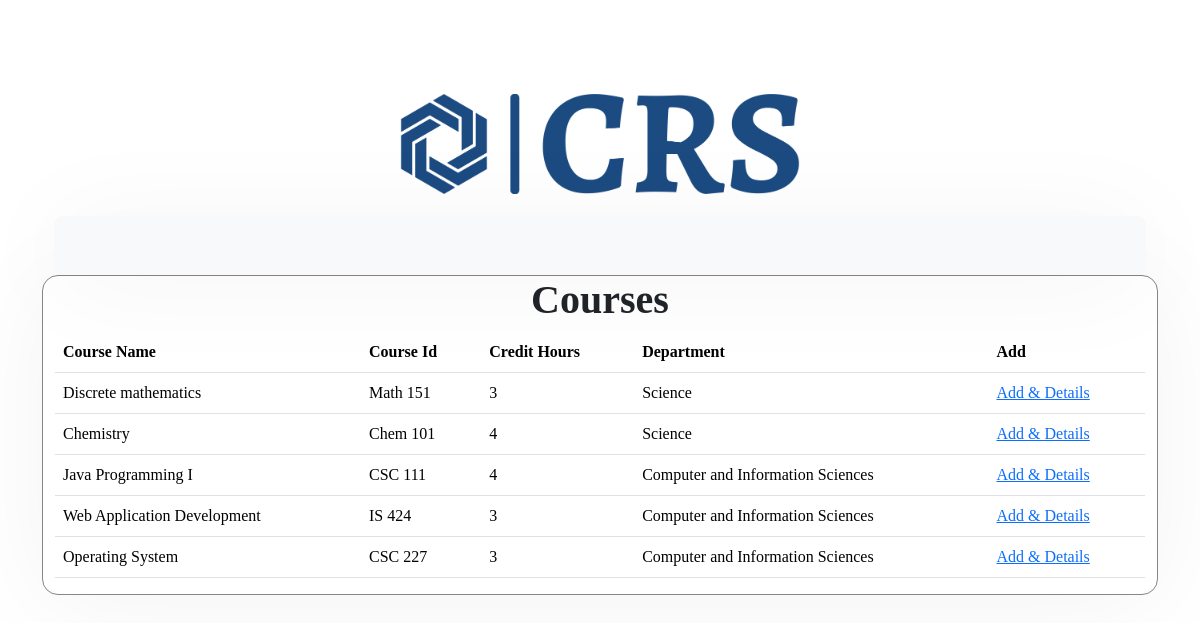
Screenshot of /reg/ (signed in) with the database file from the repository.
### reg/models.py (models this page shows, shortened)
class Course(models.Model):
    name =  models.CharField(max_length=70)
    instructor=models.CharField(max_length=70)
    courseid = models.CharField(max_length=30)
    hours = models.IntegerField()
    hostcollege = models.ForeignKey(College, on_delete=models.CASCADE, related_name="courses")
    dicription=models.CharField(max_length=300)

class College(models.Model):
    collegeid = models.IntegerField()
    name = models.CharField(max_length=70)

### reg/views.py (the view)
# urls.py: path('',views.index, name='index'),
def index(request):
    if not request.user.is_authenticated:
         return HttpResponseRedirect("/reg/login")
    sid=request.user.username
    u=User.objects.get(username=sid)
    student = Student.objects.get(user=u)
    message='Here is a list of courses to Register in'
    unreg = Course.objects.exclude(students=student).all()
    return render(request,'reg/index.html',{"courses":unreg ,'message':message })#,'student':student

### reg/templates/reg/index.html
{% extends "reg/layoutnav.html" %}
{% block x %}
<h1 class="centerElement">Courses</h1>
<table class="table table-hover">
    <thead>
        <th scope="col">Course Name</th>
        <th scope="col">Course Id</th>
        <th scope="col">Credit Hours</th>
        <th scope="col">Department</th>
        <th scope="col">Add</th>
    </thead>
    <tbody>
        {% for course in courses %}
        <tr>
            <td>{{course.name}}</td>
            <td>{{course.courseid}}</td>
            <td>{{course.hours}}</td>
            <td>{{course.hostcollege.name}}</td>
            <td><a href="{% url 'reg:display'  course.courseid %}">Add & Details</a></td>
        </tr>
        {% endfor %}
    </tbody>
</table>
{% endblock %}

### reg/templates/reg/layoutnav.html
{% extends "reg/layout.html" %}
{% block body %}
    <div class="container">
        <nav class="navv navbar navbar-expand-sm bg-light justify-content-center navbar">
            <ul class="navbar-nav">
                <li class="nav-item">
                    <a class="nav-link ml-2 btn btn-dark" href="{% url 'reg:index' %}">
                        <h6 class="text-light">Display</h6>
                    </a>
                </li>
                <li class="nav-item">
                    <a class="nav-link ml-2 btn btn-dark" href="{% url 'reg:update' %}">
                        <h6 class="text-light">My Courses</h6>
                    </a>
                </li>
                <li class="nav-item">
                    <a class="nav-link ml-2 btn btn-dark" href="{% url 'reg:logout_view' %}">
                        <h6 class="text-light">Logout</h6>
                    </a>
                </li>
            </ul>
        </nav>
    </div>
    <div class="container containerStyle">
        {% block x %}
        {% endblock %}
    </div>
{% endblock %}

### reg/templates/reg/layout.html (shortened to what this page needs)
{% load static %}
<!DOCTYPE html>
<html lang="en">
<head>
  {% load bootstrap5 %}
  {% bootstrap_css %}
  <link rel="stylesheet" href="{% static 'reg/styles.css' %}">
</head>
<body>
  <br>
  <br>
  <br>
  <div class="d-flex align-items-center justify-content-center">
    <img src="{% static 'reg/media/logo-no-background.png' %}" class="img-fluid" alt="Logo" width="400">
    <br>
    <br>
    <br>
    <br>
    <br>
    <br>
  </div>
  <div class="container">
    {% block body %}
    {% endblock %}
  </div>
</body>
</html>

### reg/static/reg/styles.css (style rules this page uses)
.containerStyle { background-color: #ffffff; border: solid 0.05rem #868686; border-radius: 1rem; box-shadow: 0 0.4rem 6.4rem rgba(0, 0, 0, 0.0500000007); box-sizing: border-box; }
.centerElement { text-align: center; }
h1, h2, .labelStyle { font-family: "Saira Extra Condensed"; font-weight: 700; line-height: 1.2; }
p, td, th { font-family: "Saira Extra Condensed"; }
.navv { border-radius: 0.5rem; box-sizing: border-box; margin: auto; box-shadow: 0 0.4rem 6.4rem rgba(0, 0, 0, 0.0500000007); background-color: #ffffff; }
li { text-align: center; margin-left: 5%; width: 200px; }

### rows the page displays
Course: name "Discrete mathematics", courseid "Math 151", hours "3", hostcollege.name "Science"
Course: name "Chemistry", courseid "Chem 101", hours "4", hostcollege.name "Science"
Course: name "Java Programming I", courseid "CSC 111", hours "4", hostcollege.name "Computer and Information Sciences"
Course: name "Web Application Development", courseid "IS 424", hours "3", hostcollege.name "Computer and Information Sciences"
Course: name "Operating System", courseid "CSC 227", hours "3", hostcollege.name "Computer and Information Sciences"
